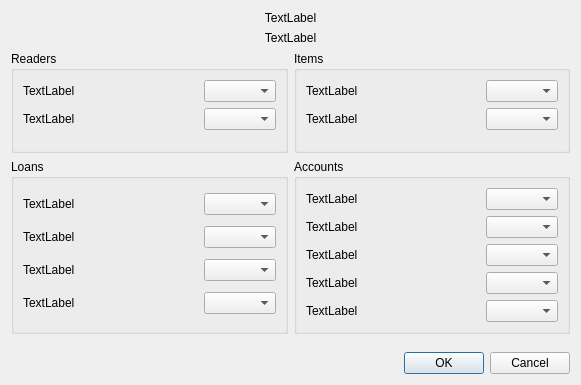
<?xml version="1.0" encoding="UTF-8"?>
<ui version="4.0">
 <class>Dialog</class>
 <widget class="QDialog" name="Dialog">
  <property name="geometry">
   <rect>
    <x>0</x>
    <y>0</y>
    <width>581</width>
    <height>385</height>
   </rect>
  </property>
  <property name="windowTitle">
   <string>Dialog</string>
  </property>
  <layout class="QVBoxLayout" name="verticalLayout">
   <item>
    <widget class="QLabel" name="label_8">
     <property name="text">
      <string>TextLabel</string>
     </property>
     <property name="alignment">
      <set>Qt::AlignCenter</set>
     </property>
    </widget>
   </item>
   <item>
    <widget class="QLabel" name="label_9">
     <property name="text">
      <string>TextLabel</string>
     </property>
     <property name="alignment">
      <set>Qt::AlignCenter</set>
     </property>
    </widget>
   </item>
   <item>
    <layout class="QGridLayout" name="gridLayout_5">
     <item row="0" column="0">
      <widget class="QGroupBox" name="groupBox_4">
       <property name="title">
        <string>Readers</string>
       </property>
       <layout class="QGridLayout" name="gridLayout_4">
        <item row="1" column="2">
         <widget class="QComboBox" name="comboBox_20"/>
        </item>
        <item row="0" column="0">
         <widget class="QLabel" name="label_16">
          <property name="text">
           <string>TextLabel</string>
          </property>
         </widget>
        </item>
        <item row="0" column="1">
         <spacer name="horizontalSpacer_16">
          <property name="orientation">
           <enum>Qt::Horizontal</enum>
          </property>
          <property name="sizeHint" stdset="0">
           <size>
            <width>85</width>
            <height>20</height>
           </size>
          </property>
         </spacer>
        </item>
        <item row="0" column="2">
         <widget class="QComboBox" name="comboBox_16"/>
        </item>
        <item row="1" column="1">
         <spacer name="horizontalSpacer_20">
          <property name="orientation">
           <enum>Qt::Horizontal</enum>
          </property>
          <property name="sizeHint" stdset="0">
           <size>
            <width>40</width>
            <height>20</height>
           </size>
          </property>
         </spacer>
        </item>
        <item row="1" column="0">
         <widget class="QLabel" name="label_20">
          <property name="text">
           <string>TextLabel</string>
          </property>
         </widget>
        </item>
        <item row="2" column="1">
         <spacer name="verticalSpacer_2">
          <property name="orientation">
           <enum>Qt::Vertical</enum>
          </property>
          <property name="sizeHint" stdset="0">
           <size>
            <width>20</width>
            <height>40</height>
           </size>
          </property>
         </spacer>
        </item>
       </layout>
      </widget>
     </item>
     <item row="0" column="1">
      <widget class="QGroupBox" name="groupBox_2">
       <property name="title">
        <string>Items</string>
       </property>
       <layout class="QGridLayout" name="gridLayout_2">
        <item row="1" column="0">
         <widget class="QLabel" name="label_7">
          <property name="text">
           <string>TextLabel</string>
          </property>
         </widget>
        </item>
        <item row="0" column="0">
         <widget class="QLabel" name="label_5">
          <property name="text">
           <string>TextLabel</string>
          </property>
         </widget>
        </item>
        <item row="0" column="1">
         <spacer name="horizontalSpacer_5">
          <property name="orientation">
           <enum>Qt::Horizontal</enum>
          </property>
          <property name="sizeHint" stdset="0">
           <size>
            <width>85</width>
            <height>20</height>
           </size>
          </property>
         </spacer>
        </item>
        <item row="0" column="2">
         <widget class="QComboBox" name="comboBox_5"/>
        </item>
        <item row="1" column="1">
         <spacer name="horizontalSpacer_7">
          <property name="orientation">
           <enum>Qt::Horizontal</enum>
          </property>
          <property name="sizeHint" stdset="0">
           <size>
            <width>40</width>
            <height>20</height>
           </size>
          </property>
         </spacer>
        </item>
        <item row="1" column="2">
         <widget class="QComboBox" name="comboBox_7"/>
        </item>
        <item row="2" column="1">
         <spacer name="verticalSpacer_3">
          <property name="orientation">
           <enum>Qt::Vertical</enum>
          </property>
          <property name="sizeHint" stdset="0">
           <size>
            <width>20</width>
            <height>40</height>
           </size>
          </property>
         </spacer>
        </item>
       </layout>
      </widget>
     </item>
     <item row="1" column="0">
      <widget class="QGroupBox" name="groupBox_3">
       <property name="title">
        <string>Loans</string>
       </property>
       <layout class="QGridLayout" name="gridLayout_3">
        <item row="1" column="1">
         <spacer name="horizontalSpacer_12">
          <property name="orientation">
           <enum>Qt::Horizontal</enum>
          </property>
          <property name="sizeHint" stdset="0">
           <size>
            <width>40</width>
            <height>20</height>
           </size>
          </property>
         </spacer>
        </item>
        <item row="0" column="0">
         <widget class="QLabel" name="label_11">
          <property name="text">
           <string>TextLabel</string>
          </property>
         </widget>
        </item>
        <item row="0" column="1">
         <spacer name="horizontalSpacer_11">
          <property name="orientation">
           <enum>Qt::Horizontal</enum>
          </property>
          <property name="sizeHint" stdset="0">
           <size>
            <width>85</width>
            <height>20</height>
           </size>
          </property>
         </spacer>
        </item>
        <item row="0" column="2">
         <widget class="QComboBox" name="comboBox_11"/>
        </item>
        <item row="1" column="0">
         <widget class="QLabel" name="label_12">
          <property name="text">
           <string>TextLabel</string>
          </property>
         </widget>
        </item>
        <item row="1" column="2">
         <widget class="QComboBox" name="comboBox_12"/>
        </item>
        <item row="2" column="0">
         <widget class="QLabel" name="label_13">
          <property name="text">
           <string>TextLabel</string>
          </property>
         </widget>
        </item>
        <item row="2" column="1">
         <spacer name="horizontalSpacer_13">
          <property name="orientation">
           <enum>Qt::Horizontal</enum>
          </property>
          <property name="sizeHint" stdset="0">
           <size>
            <width>40</width>
            <height>20</height>
           </size>
          </property>
         </spacer>
        </item>
        <item row="2" column="2">
         <widget class="QComboBox" name="comboBox_13"/>
        </item>
        <item row="3" column="0">
         <widget class="QLabel" name="label_14">
          <property name="text">
           <string>TextLabel</string>
          </property>
         </widget>
        </item>
        <item row="3" column="1">
         <spacer name="horizontalSpacer_14">
          <property name="orientation">
           <enum>Qt::Horizontal</enum>
          </property>
          <property name="sizeHint" stdset="0">
           <size>
            <width>40</width>
            <height>20</height>
           </size>
          </property>
         </spacer>
        </item>
        <item row="3" column="2">
         <widget class="QComboBox" name="comboBox_14"/>
        </item>
       </layout>
      </widget>
     </item>
     <item row="1" column="1">
      <widget class="QGroupBox" name="groupBox">
       <property name="title">
        <string>Accounts</string>
       </property>
       <layout class="QGridLayout" name="gridLayout">
        <item row="0" column="0">
         <widget class="QLabel" name="label">
          <property name="text">
           <string>TextLabel</string>
          </property>
         </widget>
        </item>
        <item row="0" column="1">
         <spacer name="horizontalSpacer">
          <property name="orientation">
           <enum>Qt::Horizontal</enum>
          </property>
          <property name="sizeHint" stdset="0">
           <size>
            <width>101</width>
            <height>20</height>
           </size>
          </property>
         </spacer>
        </item>
        <item row="0" column="2">
         <widget class="QComboBox" name="comboBox"/>
        </item>
        <item row="1" column="0">
         <widget class="QLabel" name="label_4">
          <property name="text">
           <string>TextLabel</string>
          </property>
         </widget>
        </item>
        <item row="1" column="1">
         <spacer name="horizontalSpacer_4">
          <property name="orientation">
           <enum>Qt::Horizontal</enum>
          </property>
          <property name="sizeHint" stdset="0">
           <size>
            <width>40</width>
            <height>20</height>
           </size>
          </property>
         </spacer>
        </item>
        <item row="1" column="2">
         <widget class="QComboBox" name="comboBox_4"/>
        </item>
        <item row="2" column="0">
         <widget class="QLabel" name="label_3">
          <property name="text">
           <string>TextLabel</string>
          </property>
         </widget>
        </item>
        <item row="2" column="1">
         <spacer name="horizontalSpacer_3">
          <property name="orientation">
           <enum>Qt::Horizontal</enum>
          </property>
          <property name="sizeHint" stdset="0">
           <size>
            <width>40</width>
            <height>20</height>
           </size>
          </property>
         </spacer>
        </item>
        <item row="2" column="2">
         <widget class="QComboBox" name="comboBox_3"/>
        </item>
        <item row="3" column="0">
         <widget class="QLabel" name="label_2">
          <property name="text">
           <string>TextLabel</string>
          </property>
         </widget>
        </item>
        <item row="3" column="1">
         <spacer name="horizontalSpacer_2">
          <property name="orientation">
           <enum>Qt::Horizontal</enum>
          </property>
          <property name="sizeHint" stdset="0">
           <size>
            <width>40</width>
            <height>20</height>
           </size>
          </property>
         </spacer>
        </item>
        <item row="3" column="2">
         <widget class="QComboBox" name="comboBox_2"/>
        </item>
        <item row="4" column="0">
         <widget class="QLabel" name="label_6">
          <property name="text">
           <string>TextLabel</string>
          </property>
         </widget>
        </item>
        <item row="4" column="1">
         <spacer name="horizontalSpacer_6">
          <property name="orientation">
           <enum>Qt::Horizontal</enum>
          </property>
          <property name="sizeHint" stdset="0">
           <size>
            <width>40</width>
            <height>20</height>
           </size>
          </property>
         </spacer>
        </item>
        <item row="4" column="2">
         <widget class="QComboBox" name="comboBox_6"/>
        </item>
       </layout>
       <zorder>label</zorder>
       <zorder>horizontalSpacer</zorder>
       <zorder>comboBox</zorder>
       <zorder>label_6</zorder>
       <zorder>horizontalSpacer_3</zorder>
       <zorder>comboBox_3</zorder>
       <zorder>comboBox_6</zorder>
       <zorder>label_4</zorder>
       <zorder>comboBox_2</zorder>
       <zorder>label_2</zorder>
       <zorder>comboBox_4</zorder>
       <zorder>horizontalSpacer_6</zorder>
       <zorder>label_3</zorder>
       <zorder>horizontalSpacer_2</zorder>
       <zorder>horizontalSpacer_4</zorder>
      </widget>
     </item>
    </layout>
   </item>
   <item>
    <spacer name="verticalSpacer">
     <property name="orientation">
      <enum>Qt::Vertical</enum>
     </property>
     <property name="sizeHint" stdset="0">
      <size>
       <width>20</width>
       <height>40</height>
      </size>
     </property>
    </spacer>
   </item>
   <item>
    <layout class="QHBoxLayout" name="horizontalLayout">
     <item>
      <spacer name="horizontalSpacer_8">
       <property name="orientation">
        <enum>Qt::Horizontal</enum>
       </property>
       <property name="sizeHint" stdset="0">
        <size>
         <width>40</width>
         <height>20</height>
        </size>
       </property>
      </spacer>
     </item>
     <item>
      <widget class="QDialogButtonBox" name="buttonBox">
       <property name="orientation">
        <enum>Qt::Horizontal</enum>
       </property>
       <property name="standardButtons">
        <set>QDialogButtonBox::Cancel|QDialogButtonBox::Ok</set>
       </property>
      </widget>
     </item>
    </layout>
   </item>
  </layout>
 </widget>
 <resources/>
 <connections>
  <connection>
   <sender>buttonBox</sender>
   <signal>accepted()</signal>
   <receiver>Dialog</receiver>
   <slot>accept()</slot>
   <hints>
    <hint type="sourcelabel">
     <x>248</x>
     <y>254</y>
    </hint>
    <hint type="destinationlabel">
     <x>157</x>
     <y>274</y>
    </hint>
   </hints>
  </connection>
  <connection>
   <sender>buttonBox</sender>
   <signal>rejected()</signal>
   <receiver>Dialog</receiver>
   <slot>reject()</slot>
   <hints>
    <hint type="sourcelabel">
     <x>316</x>
     <y>260</y>
    </hint>
    <hint type="destinationlabel">
     <x>286</x>
     <y>274</y>
    </hint>
   </hints>
  </connection>
 </connections>
</ui>
